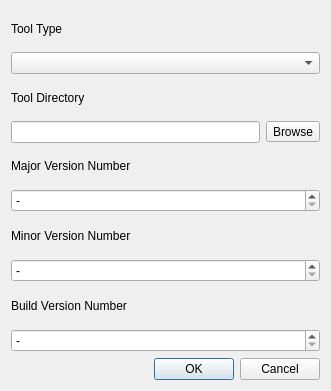
<?xml version="1.0" encoding="UTF-8"?>
<ui version="4.0">
 <class>AddToolDialog</class>
 <widget class="QDialog" name="AddToolDialog">
  <property name="geometry">
   <rect>
    <x>0</x>
    <y>0</y>
    <width>331</width>
    <height>391</height>
   </rect>
  </property>
  <property name="windowTitle">
   <string>Add Tool</string>
  </property>
  <layout class="QVBoxLayout" name="verticalLayout">
   <item>
    <layout class="QVBoxLayout" name="verticalLayout_2">
     <item>
      <widget class="QLabel" name="label">
       <property name="text">
        <string>Tool Type</string>
       </property>
      </widget>
     </item>
     <item>
      <widget class="QComboBox" name="cbToolType"/>
     </item>
     <item>
      <widget class="QLabel" name="label_2">
       <property name="text">
        <string>Tool Directory</string>
       </property>
      </widget>
     </item>
     <item>
      <layout class="QHBoxLayout" name="horizontalLayout">
       <item>
        <widget class="QLineEdit" name="txtToolLocation"/>
       </item>
       <item>
        <widget class="QToolButton" name="btnToolLocationBrowse">
         <property name="text">
          <string>Browse</string>
         </property>
        </widget>
       </item>
      </layout>
     </item>
     <item>
      <widget class="QLabel" name="label_3">
       <property name="text">
        <string>Major Version Number</string>
       </property>
      </widget>
     </item>
     <item>
      <widget class="QSpinBox" name="sbMajorVersionNumber">
       <property name="specialValueText">
        <string>-</string>
       </property>
       <property name="minimum">
        <number>-1</number>
       </property>
       <property name="value">
        <number>-1</number>
       </property>
      </widget>
     </item>
     <item>
      <widget class="QLabel" name="label_4">
       <property name="text">
        <string>Minor Version Number</string>
       </property>
      </widget>
     </item>
     <item>
      <widget class="QSpinBox" name="sbMinorVersionNumber">
       <property name="specialValueText">
        <string>-</string>
       </property>
       <property name="minimum">
        <number>-1</number>
       </property>
       <property name="value">
        <number>-1</number>
       </property>
      </widget>
     </item>
     <item>
      <widget class="QLabel" name="label_5">
       <property name="text">
        <string>Build Version Number</string>
       </property>
      </widget>
     </item>
     <item>
      <widget class="QSpinBox" name="sbBuildVersionNumber">
       <property name="specialValueText">
        <string>-</string>
       </property>
       <property name="minimum">
        <number>-1</number>
       </property>
       <property name="value">
        <number>-1</number>
       </property>
      </widget>
     </item>
    </layout>
   </item>
   <item>
    <widget class="QDialogButtonBox" name="buttonBox">
     <property name="orientation">
      <enum>Qt::Horizontal</enum>
     </property>
     <property name="standardButtons">
      <set>QDialogButtonBox::Cancel|QDialogButtonBox::Ok</set>
     </property>
    </widget>
   </item>
  </layout>
 </widget>
 <resources/>
 <connections>
  <connection>
   <sender>buttonBox</sender>
   <signal>accepted()</signal>
   <receiver>AddToolDialog</receiver>
   <slot>accept()</slot>
   <hints>
    <hint type="sourcelabel">
     <x>248</x>
     <y>254</y>
    </hint>
    <hint type="destinationlabel">
     <x>157</x>
     <y>274</y>
    </hint>
   </hints>
  </connection>
  <connection>
   <sender>buttonBox</sender>
   <signal>rejected()</signal>
   <receiver>AddToolDialog</receiver>
   <slot>reject()</slot>
   <hints>
    <hint type="sourcelabel">
     <x>316</x>
     <y>260</y>
    </hint>
    <hint type="destinationlabel">
     <x>286</x>
     <y>274</y>
    </hint>
   </hints>
  </connection>
 </connections>
</ui>
